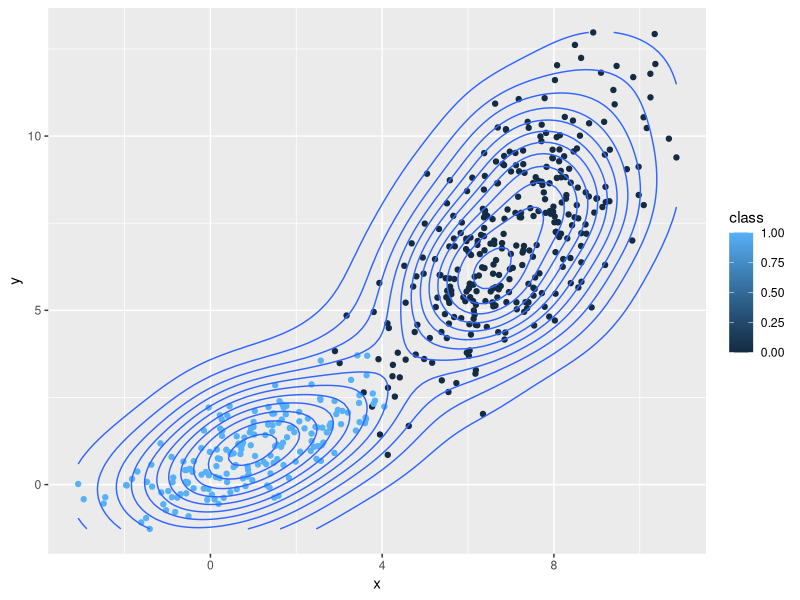

This chart was generated by the following R code:

#--------------------------------
#   Primero generamos los datos  |
#--------------------------------

library(mvtnorm)
library(ggplot2)

Mu1=c(1,1)
Mu2=c(7,7)
Sigma1=matrix(c(2,1,1,1),2,2)
Sigma2=matrix(c(2,2,2,5),2,2)

pi=1/3
n=500


set.seed(2)
data=matrix(0,n,2)

z = rep(0,n)
for (i in 1:n){
  z[i] = rbinom(1,1,pi)
  if (z[i] ==1){
    data[i,] = rmvnorm(1, Mu1,Sigma1)
  }else{
    data[i,] = rmvnorm(1, Mu2,Sigma2)
  }
}

to.plot = data.frame(x = data[,1],
                     y = data[,2],
                     class =  z)
ggplot(to.plot)+ aes(x, y, color = class)+
  geom_point()+geom_density_2d()

#Aqui el EM

pi = 0.5
mu1 = data[1,]
mu2 = data[150,]
sigma1 = cov(data)
sigma2 = cov(data)



# EM algorithm
Alpha = NULL
phi1 = dmvnorm(data, mu1, sigma1)
phi2 = dmvnorm(data, mu2, sigma2)
n_iter=50
for (i in 1:n_iter){
  # Expectation step
  alpha = (pi*phi1)/(pi*phi1+(1-pi)*phi2)
  Alpha = cbind(Alpha, alpha)
  
  # Maximization step
  mu1 =apply(alpha*data/sum(alpha),2,sum)
  mu2 =apply((1-alpha)*data/sum(1-alpha),2,sum)
  
  sigma1 = cov.wt(data, wt = alpha, method = "ML")$cov
  sigma2 = cov.wt(data, wt = 1-alpha, method = "ML")$cov
  pi = mean(alpha)
  
  phi1 = dmvnorm(data, mu1, sigma1)
  phi2 = dmvnorm(data, mu2, sigma2)
}
